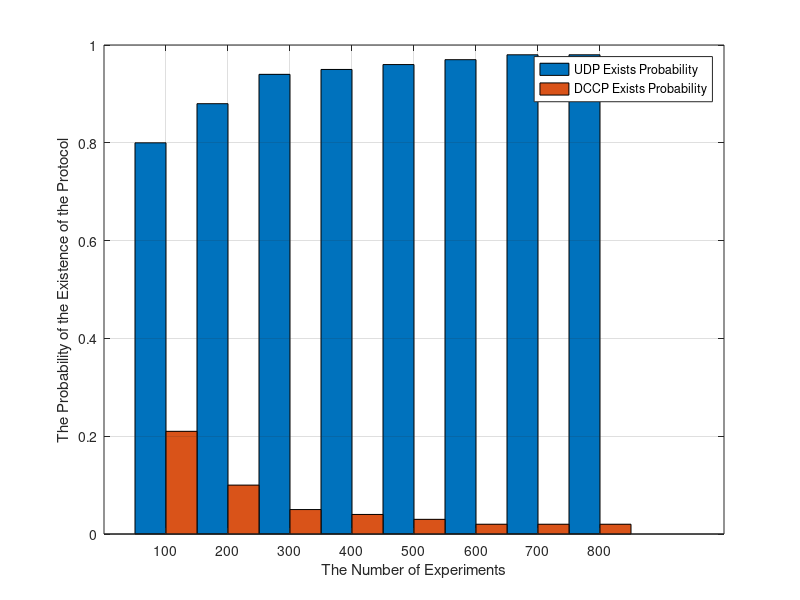

This chart was generated by the following MATLAB code:
%Section 4
%Subsection 4.2
%Plot a bar chart about the changes of the Survival;
clc;
clear;

x=[100,200,300,400,500,600,700,800];
y=[0.8,0.21;0.88,0.10;0.94,0.05;
    0.95,0.04;0.96,0.03;0.97,0.02;0.98,0.02;0.98,0.02];
%set(gca,'xticklabel',{'0.25','0.50','1.0','2.0','4.0','8.0'}) 
bar(x,y,1);
xlabel('The Number of Experiments');
ylabel('The Probability of the Existence of the Protocol')
legend('UDP Exists Probability','DCCP Exists Probability ')
grid on;